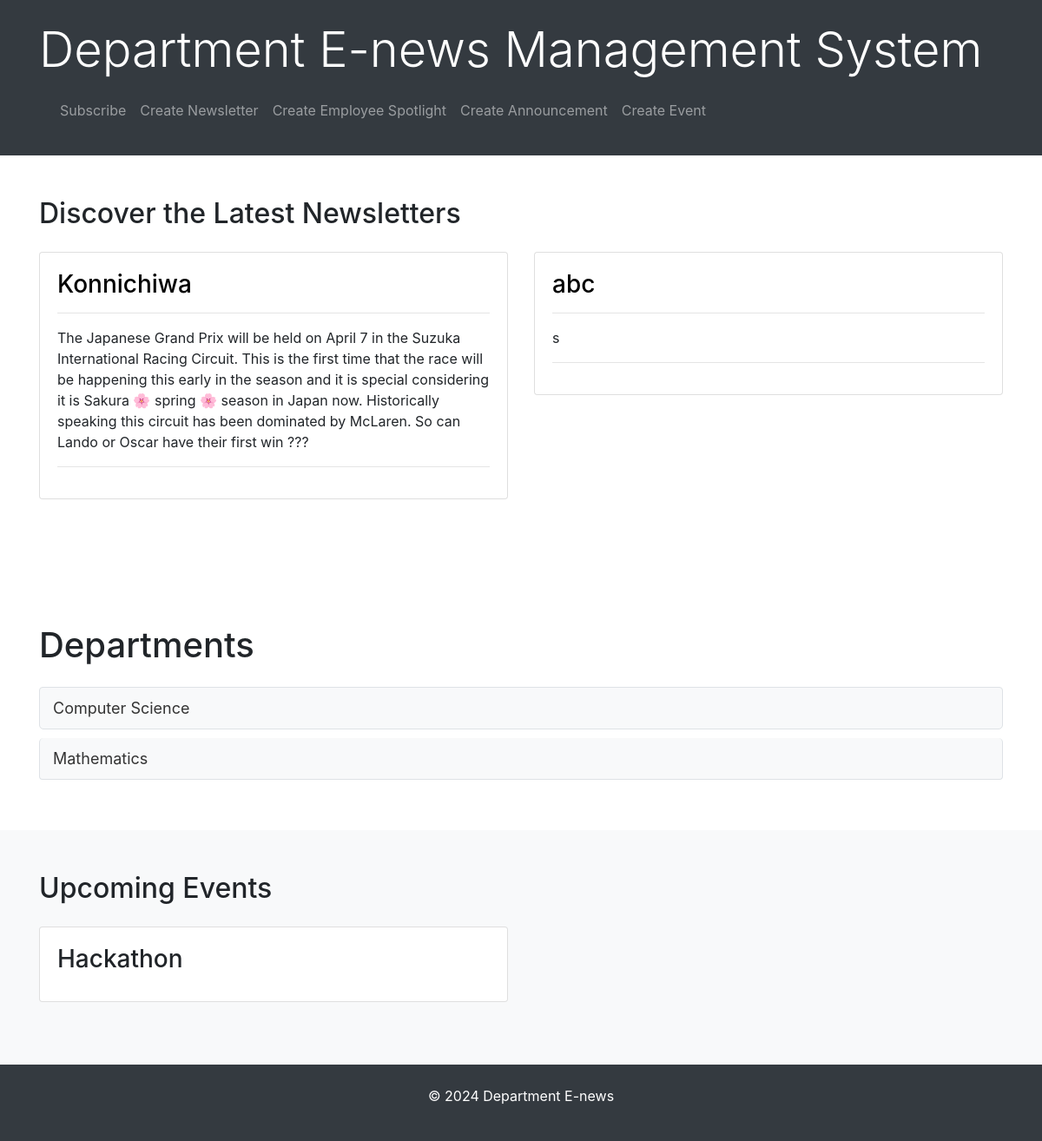
/home/, run on the app's committed database.
### deptEnews/models.py (models this page shows)
class Newsletter(models.Model):
    title=models.CharField(max_length=100)
    issue_date=models.DateTimeField()
    editor=models.CharField(max_length=100)
    desc=models.TextField()
    department=models.ForeignKey(Department,on_delete=models.CASCADE)
    announcement=models.ManyToManyField(Announcement)
    employee=models.ManyToManyField(Employee)
    event=models.ManyToManyField(Event)

class Department(models.Model):
    name=models.CharField(max_length=100)
    description=models.TextField(max_length=200)
    hod=models.CharField(max_length=100)
    site=models.URLField()

class Event(models.Model):
    title=models.CharField(max_length=100)
    description=models.TextField()
    date=models.DateTimeField()
    location=models.CharField(max_length=200)
    department=models.ForeignKey(Department,on_delete=models.CASCADE)

### deptEnews/views.py (the view)
# urls.py: path('home/',views.home,name="home"),
def home(request):
    departments = Department.objects.all()
    latest_newsletters = Newsletter.objects.order_by('-issue_date')[:3]
    upcoming_events = Event.objects.filter()[:3]
    context = {
        'latest_newsletters': latest_newsletters,
        'upcoming_events': upcoming_events,
        'departments': departments,
    }
    return render(request, 'home.html', context)

### deptEnews/templates/home.html (shortened to what this page needs)
{% extends 'base.html' %}
{% block content %}
<header class="bg-dark text-white py-4">
    <div class="container">
        <h1 class="display-4">Department E-news Management System </h1>
        <nav class="navbar navbar-expand-lg navbar-dark">
            <div class="collapse navbar-collapse" id="navbarNav">
                <ul class="navbar-nav">
                    <li class="nav-item">
                        <a class="nav-link" href="{% url 'subscribe' %}">Subscribe</a>
                    </li>
                    <li class="nav-item">
                        <a class="nav-link" href="{% url 'create_newsletter' %}">Create Newsletter</a>
                    </li>
                    <li class="nav-item">
                        <a class="nav-link" href="{% url 'create_employee_spotlight' %}">Create Employee Spotlight</a>
                    </li>
                    <li class="nav-item">
                        <a class="nav-link" href="{% url 'create_announcement' %}">Create Announcement</a>
                    </li>
                    <li class="nav-item">
                        <a class="nav-link" href="{% url 'create_event' %}">Create Event</a>
                    </li>
                </ul>
            </div>
        </nav>
    </div>
</header>
<section id="hero" class="py-5">
    <div class="container">
        <h2 class="mb-4">Discover the Latest Newsletters</h2>
        <div class="row">
            {% for newsletter in latest_newsletters|slice:":2" %}
                <div class="col-md-6 mb-4">
                    <a href="{% url 'newsletter_detail' newsletter.department.name newsletter.title %}" style="color: black;">
                        <div class="card">
                            <div class="card-body">
                                <h3 class="card-title">{{ newsletter.title }}</h3></a>
                                <hr>
                                <p class="card-text">{{ newsletter.desc }}</p>
                                <hr>
                            </div>
                        </div>
                </div>
            {% endfor %}
</section>
<section id="department-newsletters" class="py-5">
    <div class="container">
        <h1 class="mt-4">Departments</h1>
        <ul class="list-group mt-4">
            {% for department in departments %}
                <li class="list-group-item department-item">
                    <a href="{% url 'newsletter_by_department' department_name=department.name %}">
                        {{ department.name }}
                    </a>
                </li>
            {% endfor %}
        </ul>
    </div>
</section>
<section id="events" class="bg-light py-5">
    <div class="container">
        <h2 class="mb-4">Upcoming Events</h2>
        <div class="row">
            {% for event in upcoming_events %}
                <div class="col-md-6 mb-4">
                    <div class="card">
                        <div class="card-body">
                            <h3 class="card-title">{{ event.title }}</h3>
                        </div>
                    </div>
                </div>
            {% endfor %}
        </div>
    </div>
</section>
<footer class="bg-dark text-white py-4">
    <div class="container text-center">
        <p>&copy; 2024 Department E-news</p>
    </div>
</footer>
{% endblock %}

### deptEnews/templates/base.html (shortened to what this page needs)
<!DOCTYPE html>
<html lang="en">
<head>
    <link rel="stylesheet" href="https://stackpath.bootstrapcdn.com/bootstrap/4.5.2/css/bootstrap.min.css">
</head>
<body>
        {% block content %}
        {% endblock %}
</body>
</html>

### deptEnews/templates/home.html (style rules this page uses)
.department-item { background-color: #f8f9fa; border: 1px solid #dee2e6; margin-bottom: 10px; padding: 10px 15px; border-radius: 5px; }
.department-item a { text-decoration: none; color: #333; font-size: 18px; }

### data on the page
Newsletter: title "Konnichiwa", desc "The Japanese Grand Prix will be held on April 7 in the Suzuka International Racing Circuit. This is the first time that the race will be happening this early in the season and it is special considering it is Sakura 🌸 spring 🌸 season in Japan now. Historically speaking this circuit has been dominated by McLaren. So can Lando or Oscar have their first win ???"
Newsletter: title "abc", desc "s"
Department: name "Computer Science"
Department: name "Mathematics"
Event: title "Hackathon"
